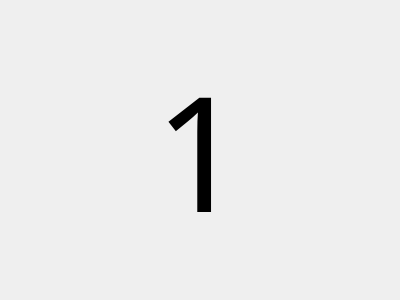
<?xml version="1.0" encoding="UTF-8"?>
<ui version="4.0">
 <class>CountDownDialog</class>
 <widget class="QDialog" name="CountDownDialog">
  <property name="windowModality">
   <enum>Qt::ApplicationModal</enum>
  </property>
  <property name="geometry">
   <rect>
    <x>0</x>
    <y>0</y>
    <width>400</width>
    <height>300</height>
   </rect>
  </property>
  <property name="windowTitle">
   <string>Dialog</string>
  </property>
  <layout class="QVBoxLayout" name="verticalLayout">
   <item>
    <widget class="QLabel" name="numberLabel">
     <property name="font">
      <font>
       <family>Impact</family>
       <pointsize>120</pointsize>
      </font>
     </property>
     <property name="text">
      <string>1</string>
     </property>
     <property name="textFormat">
      <enum>Qt::RichText</enum>
     </property>
     <property name="alignment">
      <set>Qt::AlignCenter</set>
     </property>
    </widget>
   </item>
  </layout>
 </widget>
 <resources/>
 <connections/>
</ui>
